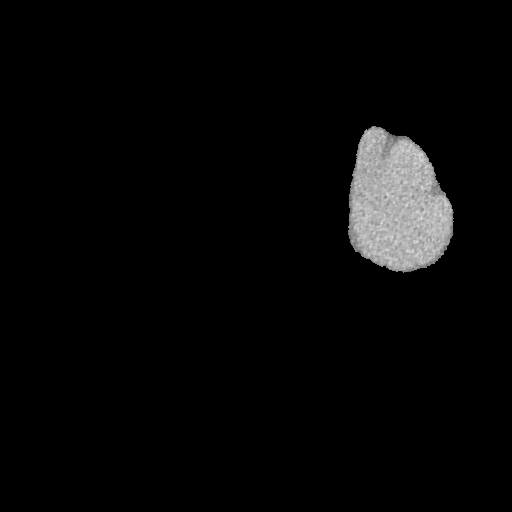
#> input picture chanv_test.png, 512 x 512 px
$ python level_segmentation.py
#> lines starting #> are read from the running program, lines starting #| are printed output that depends on the picture
import numpy as np
import scipy.ndimage
import scipy.signal
import matplotlib.pyplot as plt
from skimage import color, io


def grad(x):
    return np.array(np.gradient(x))


def norm(x, axis=0):
    return np.sqrt(np.sum(np.square(x), axis=axis))


def stopping_fun(x):
    return 1. / (1. + norm(grad(x))**2)


img = io.imread('chanv_test.png')
#> img is the input picture: shape (512, 512, 3); min 0, max 229, mean 7.6
img = color.rgb2gray(img)
#> img: shape (512, 512) float64
img = img - np.mean(img)

# Smooth the image to reduce noise and separation between noise and edge becomes clear
img_smooth = scipy.ndimage.filters.gaussian_filter(img, sigma=1,order=2,truncate=10)
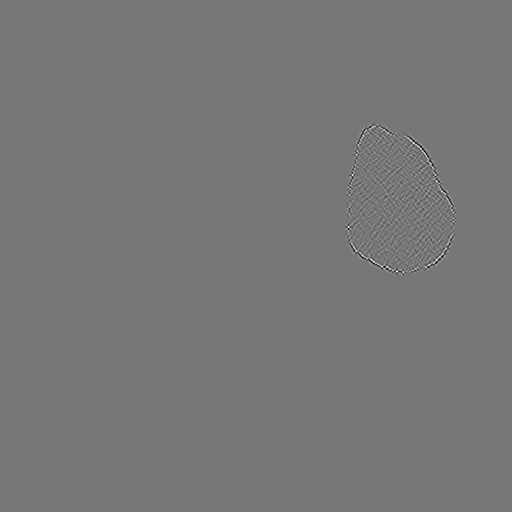
#> img_smooth: shape (512, 512) float64; min -0.0766, max 0.0872, mean -1.22e-21; drawn with min black and max white

F = stopping_fun(img_smooth)
#> in norm, `return np.sqrt(np.sum(np.square(x), axis=axis))`:
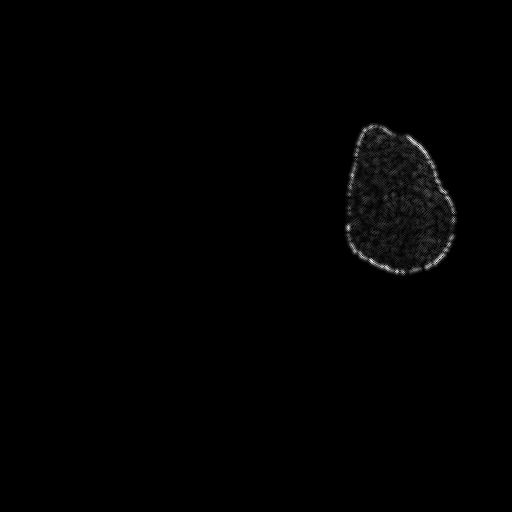
#> returned value: shape (512, 512) float64; min 0, max 0.0865, mean 0.000548; drawn with min black and max white
plt.imshow(F)
plt.show()

$ run again, with 194.png copied over chanv_test.png
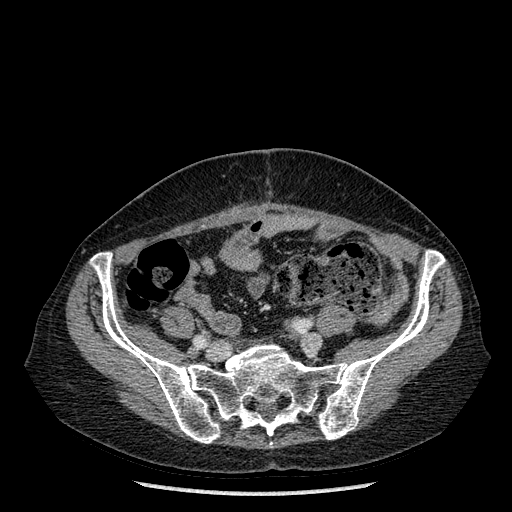
#> input picture 194.png, 512 x 512 px
#> img is the input picture: shape (512, 512); min 0, max 255, mean 36.9
#> `img_smooth = scipy.ndimage.filters.gaussian_filter(img, sigma=1,order=..`:
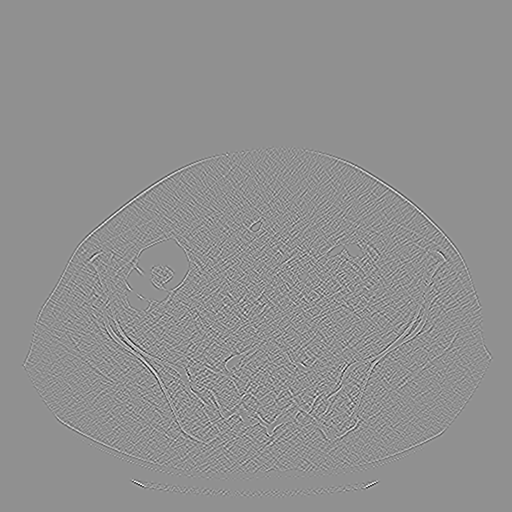
#> img_smooth: shape (512, 512) float64; min -31.55, max 24.07, mean 0; drawn with min black and max white
#> in stopping_fun, `return 1. / (1. + norm(grad(x))**2)`:
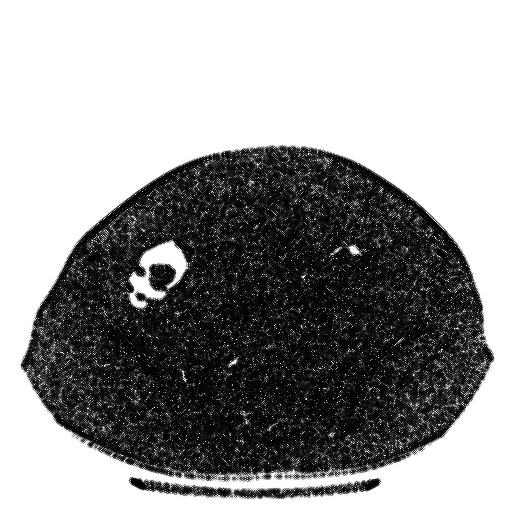
#> returned value: shape (512, 512) float64; min 0.00116, max 1, mean 0.596

$ run again, with 345.png copied over chanv_test.png
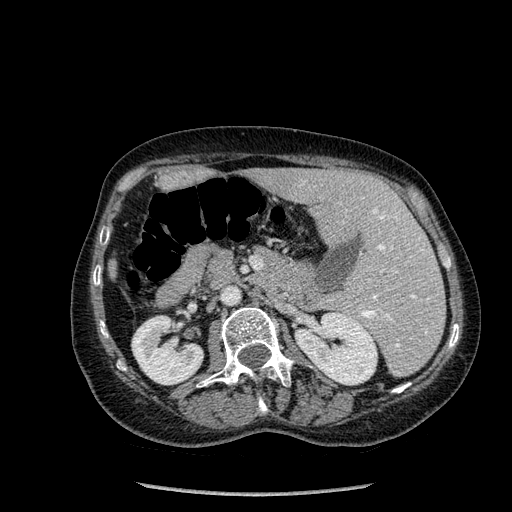
#> input picture 345.png, 512 x 512 px
#> img is the input picture: shape (512, 512); min 0, max 255, mean 41.1
#> `img_smooth = scipy.ndimage.filters.gaussian_filter(img, sigma=1,order=..`:
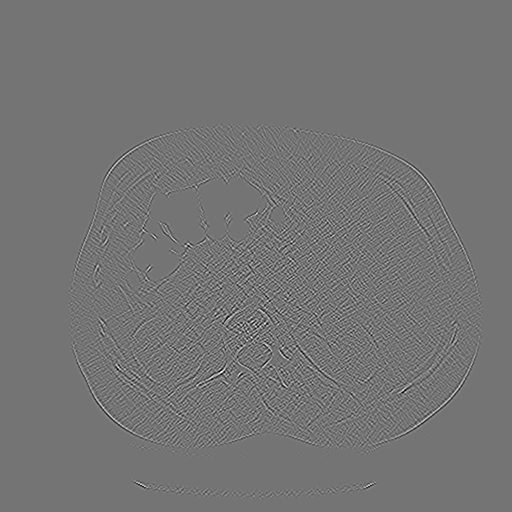
#> img_smooth: shape (512, 512) float64; min -24.26, max 28.69, mean 0; drawn with min black and max white
#> in stopping_fun, `return 1. / (1. + norm(grad(x))**2)`:
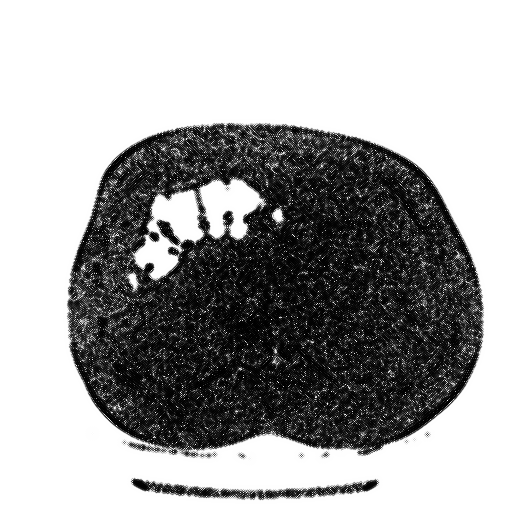
#> returned value: shape (512, 512) float64; min 0.000785, max 1, mean 0.637

$ run again, with 406_res.png copied over chanv_test.png
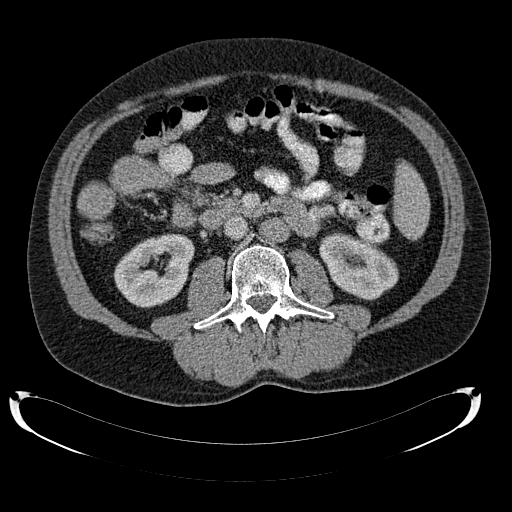
#> input picture 406_res.png, 512 x 512 px
#> img is the input picture: shape (512, 512); min 0, max 255, mean 43.8
#> `img_smooth = scipy.ndimage.filters.gaussian_filter(img, sigma=1,order=..`:
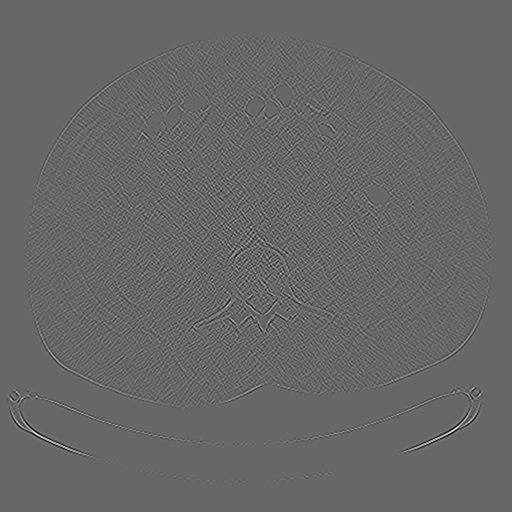
#> img_smooth: shape (512, 512) float64; min -33.04, max 48.41, mean 0; drawn with min black and max white
#> in stopping_fun, `return 1. / (1. + norm(grad(x))**2)`:
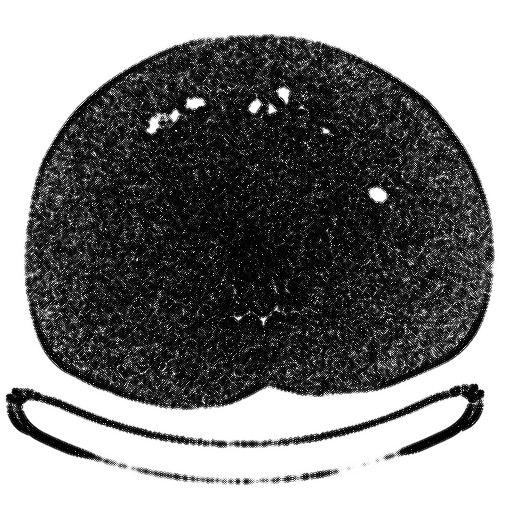
#> returned value: shape (512, 512) float64; min 0.000316, max 1, mean 0.514
